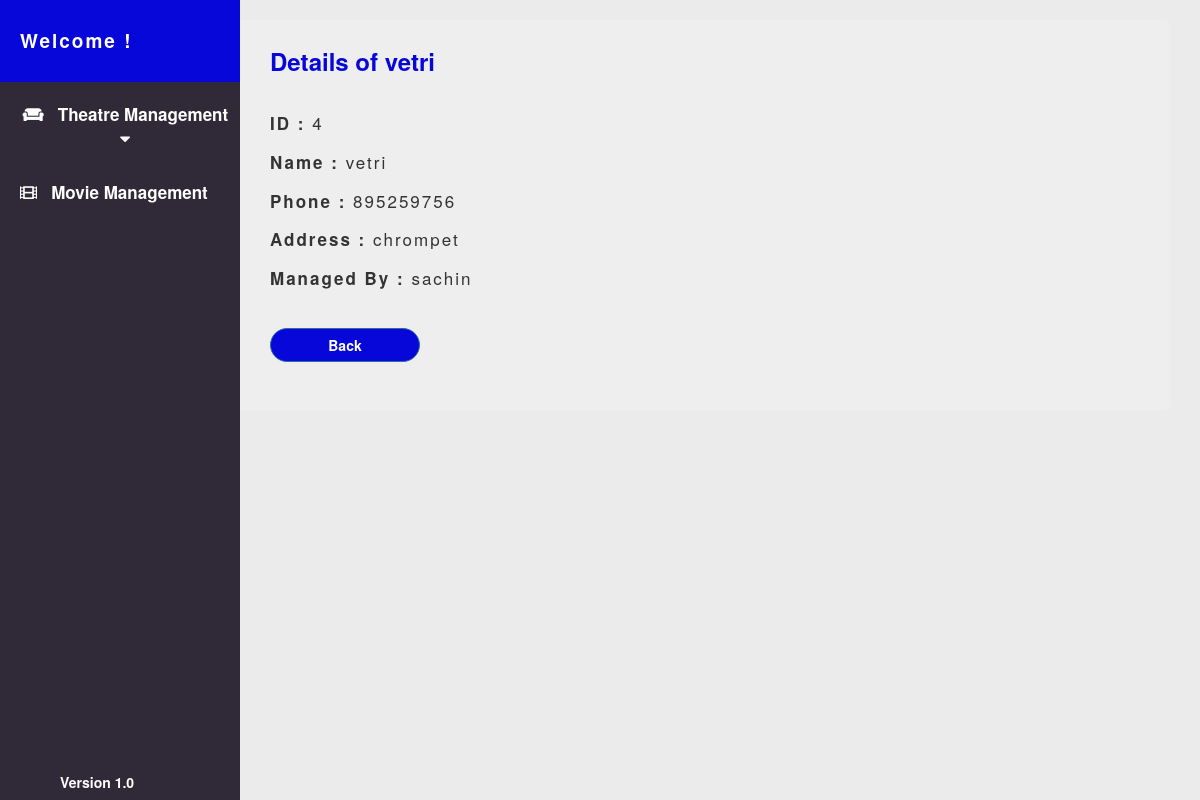
The page /manager/dashboard/theatre-detail/4/ (signed in) on the database its author committed.
### dashboard/models.py (models this page shows, shortened)
class theatre(models.Model) :
    name = models.CharField(max_length=30)
    address = models.CharField(max_length=100)
    phone = models.BigIntegerField()
    theatre_manager = models.ForeignKey(theatre_manager,related_name="theatre",on_delete=models.CASCADE)

class theatre_manager(models.Model):
    name=models.CharField(max_length=20)
    email=models.EmailField()
    address=models.CharField(max_length=1000)
    phone=models.BigIntegerField()

### dashboard/views.py (the view)
# urls.py: re_path(r'^theatre-detail/(?P<pk>\d+)/',views.theatre_detail_view.as_view(),name="theatre-detail-view"),
class theatre_detail_view(LoginRequiredMixin, PermissionRequiredMixin, DetailView):
    context_object_name = 'theatre'
    model = models.theatre
    template_name = 'dashboard/theatre-detail-view.html'
    permission_required = 'dashboard.theatre.can_view_theatre'

### dashboard/templates/dashboard/theatre-detail-view.html (shortened to what this page needs)
{% extends 'dashboard/layout.html' %}
{% block content %}
<h3><strong>
    Details of {{ theatre.name }}
  </strong></h3></br>
  <h4><strong>ID : </strong>{{ theatre.id }}</h4>
  <h4><strong>Name : </strong>{{ theatre.name }}</h4>
  <h4><strong>Phone : </strong>{{ theatre.phone }}</h4>
  <h4><strong>Address : </strong>{{ theatre.address }}</h4>
  <h4><strong>Managed By : </strong>{{ theatre.theatre_manager.name }}</h4></br>
  <a href="{% url 'dashboard:theatre-view' %}"><button class="btn btn-primary">Back</button></a>
{% endblock %}

### static/css/style.css (style rules this page uses)
* { margin: 0; padding: 0; border: 0; }

### dashboard/templates/dashboard/theatre-detail-view.html (style rules this page uses)
h3 { color : rgb(7, 7, 218); margin-top : -20px; }
h4 { letter-spacing: 2px; padding-bottom: 10px; font-size: 17px; }
.btn-primary { color: rgb(255, 255, 255); background-color: rgb(7, 7, 218); border-radius: 2rem; width: 150px; font-weight: 700; }

### rows shown on the page
theatre: name "vetri", id "4", phone "895259756", address "chrompet", theatre_manager.name "sachin"
